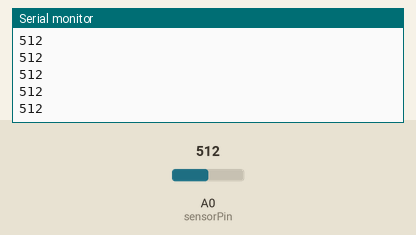
Recording of a sketch running on a simulated Arduino Uno, built with avr-gcc and run on an emulated ATmega328P. On the bench: the last lines printed to the serial monitor. The test bench sets the inputs (shaded band); at power-on: A0 (sensorPin) = 512.

Above: at 1.2 s.
1.3 s: A0 (sensorPin) set to 716
At 1.46 s:
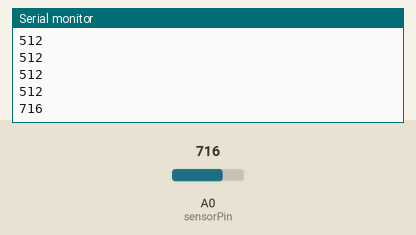
2.8 s: A0 (sensorPin) set to 900
At 2.86 s:
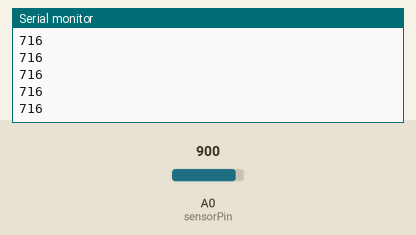
Timing chart, 0 to 5.8 s (numbered marks = the images above; inputs shaded):
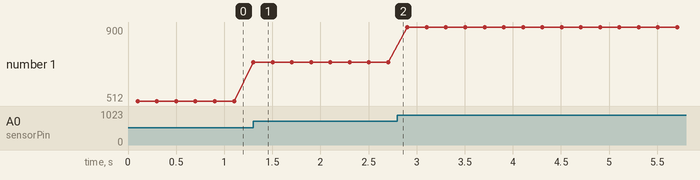

The sketch:

ir_sensor.ino
```cpp
#define sensorPin A0

void setup() {
  // put your setup code here, to run once:
  pinMode(sensorPin, INPUT);
  Serial.begin(9600);
}

void loop() {
  // put your main code here, to run repeatedly:
  delay(100);
  int sensorValue = analogRead(sensorPin);
  Serial.println(sensorValue);
  delay(100);
}
```

Measured:
- after the input at 1.3 s, the serial monitor: prints a new line at once (image 1)
- plotted number 1: 512 → 716 after the input at 1.3 s, 716 → 900 after the input at 2.8 s
